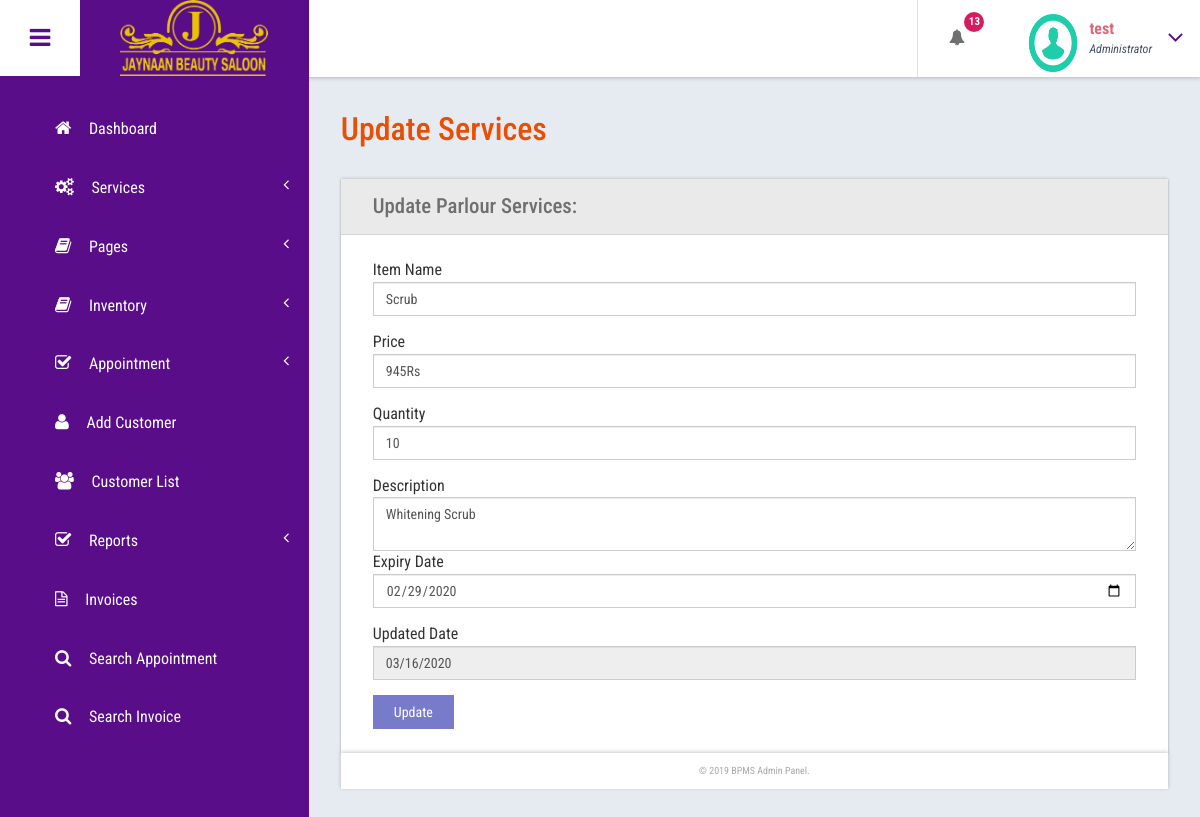
Page /salon.opencapto.io/admin/edit-items.php?id=8 (signed in) on the committed database.
### tables this page shows
CREATE TABLE `items` (
  `id` int(50) NOT NULL,
  `name` varchar(100) NOT NULL,
  `price` varchar(250) NOT NULL,
  `Quantity` varchar(50) NOT NULL,
  `description` varchar(250) NOT NULL,
  `date` varchar(200) NOT NULL,
  `expiryDate` varchar(200) NOT NULL
);

### salon.opencapto.io/admin/edit-items.php (the view, shortened to what this page needs)
<?php
include('includes/dbconnection.php');
  ?>
<!DOCTYPE HTML>
<html>
<head>
<link href="css/bootstrap.css" rel='stylesheet' type='text/css' />
<link href="css/style.css" rel='stylesheet' type='text/css' />
<link href="css/font-awesome.css" rel="stylesheet">
<link href="css/animate.css" rel="stylesheet" type="text/css" media="all">
<link href="css/custom.css" rel="stylesheet">
</head>
<body class="cbp-spmenu-push">
	<div class="main-content">
		 <?php include_once('includes/sidebar.php');?>
	 <?php include_once('includes/header.php');?>
		<div id="page-wrapper">
			<div class="main-page">
				<div class="forms">
					<h3 class="title1">Update Services</h3>
					<div class="form-grids row widget-shadow" data-example-id="basic-forms">
						<div class="form-title">
							<h4>Update Parlour Services:</h4>
						</div>
						<div class="form-body">
							<form method="post">
  <?php
 $cid=$_GET['id'];
$ret=mysqli_query($con,"select * from  items where id='$cid'");
while ($row=mysqli_fetch_array($ret)) {
?>
							 <div class="form-group">
                              <label for="exampleInputEmail1">Item Name</label>
                              <input type="text" class="form-control" id="name" name="name" placeholder="Item Name" value="<?php  echo $row['name'];?>" required="true">
                              </div>
                               <div class="form-group">
                               <label for="exampleInputPassword1">Price</label>
                                <input type="text" id="cost" name="price" class="form-control" placeholder="Price" value="<?php  echo $row['price'];?>" required="true">
                                </div>
								<div class="form-group">
                               <label for="exampleInputPassword1">Quantity</label>
                                <input type="text" id="cost" name="qty" class="form-control" placeholder="Quantity" value="<?php  echo $row['Quantity'];?>" required="true">
                                </div>
								<div class="form-grioup">
								<label for="exampleInputEmail1">Description</label>
							<textarea class="form-control" id="" name="description" value="" required="true"><?php echo $row['description']?></textarea>
							  </div>
							  <div class="form-group">
							   <label for="exampleInputEmail1">Expiry Date</label>
							    <input type="date" class="form-control" name="expiry" id="fromdate" value="<?php echo $row['expiryDate']?>" required='true'>
							   </div>
							   <div class="form-group">
							   <?php
							   $dateS = date('m/d/Y ');
							   ?>
							   <label for="exampleInputEmail1">Updated Date</label>
							    <input type="text" readonly="true" class="form-control" name="updateDate" value="<?php echo $dateS ?>" required='true'>
							   </div>
							 <?php } ?>
							  <button type="submit" name="submit" class="btn btn-default">Update</button> </form>
						</div>
					</div>
			</div>
		</div>
		 <?php include_once('includes/footer.php');?>
	</div>
</body>
</html>

### salon.opencapto.io/admin/includes/header.php (shortened to what this page needs)
<div class="sticky-header header-section ">
      <div class="header-left">
        <button id="showLeftPush"><i class="fa fa-bars"></i></button>
        <div class="logo">
          <a href="index.html">
         <img src="../images/Logo.png" alt="">
          </a>
        </div>
      </div>
      <div class="header-right">
        <div class="profile_details_left">
          <ul class="nofitications-dropdown">
            <?php
$ret1=mysqli_query($con,"select ID,Name from  tblappointment where Status=0");
$num=mysqli_num_rows($ret1);
?>
            <li class="dropdown head-dpdn">
              <a href="#" class="dropdown-toggle" data-toggle="dropdown" aria-expanded="false"><i class="fa fa-bell"></i><span class="badge blue"><?php echo $num;?></span></a>
            </li>
          </ul>
          <div class="clearfix"> </div>
        </div>
        <div class="profile_details">
        <?php
$adid=$_SESSION['bpmsaid'];
$ret=mysqli_query($con,"select AdminName from tbladmin where ID='$adid'");
$row=mysqli_fetch_array($ret);
$name=$row['AdminName'];
?>
          <ul>
            <li class="dropdown profile_details_drop">
              <a href="#" class="dropdown-toggle" data-toggle="dropdown" aria-expanded="false">
                <div class="profile_img">
                  <span class="prfil-img"><img src="images/download (1).png" alt="" width="50" height="60"> </span>
                  <div class="user-name">
                    <p><?php echo $name; ?></p>
                    <span>Administrator</span>
                  </div>
                  <i class="fa fa-angle-down lnr"></i>
                  <div class="clearfix"></div>
                </div>
              </a>
            </li>
          </ul>
        </div>
      </div>
      <div class="clearfix"> </div>
    </div>

### salon.opencapto.io/admin/css/custom.css (style rules this page uses)
#page-wrapper { padding:7em 2em 2.5em; background-color: #E6EBF1; }

### rows in the picture
items: name "Scrub", price "945Rs", qty "10", description "Whitening Scrub", expiry "02/29/2020", updateDate "03/16/2020"

### other values in the picture
$num "13"
$name "test"
